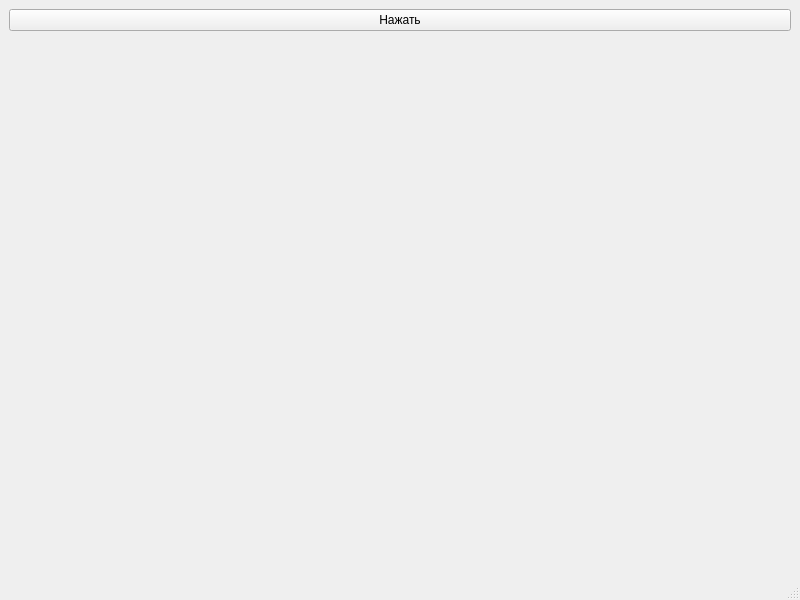
<?xml version="1.0" encoding="UTF-8"?>
<ui version="4.0">
 <class>MainWindow</class>
 <widget class="QMainWindow" name="MainWindow">
  <property name="geometry">
   <rect>
    <x>0</x>
    <y>0</y>
    <width>800</width>
    <height>600</height>
   </rect>
  </property>
  <property name="windowTitle">
   <string>yellow</string>
  </property>
  <widget class="QWidget" name="centralwidget">
   <layout class="QHBoxLayout" name="horizontalLayout">
    <item>
     <layout class="QVBoxLayout" name="verticalLayout">
      <item>
       <widget class="QPushButton" name="pushButton">
        <property name="text">
         <string>Нажать</string>
        </property>
       </widget>
      </item>
      <item>
       <widget class="QLabel" name="label">
        <property name="text">
         <string/>
        </property>
       </widget>
      </item>
     </layout>
    </item>
   </layout>
  </widget>
  <widget class="QMenuBar" name="menubar">
   <property name="geometry">
    <rect>
     <x>0</x>
     <y>0</y>
     <width>800</width>
     <height>21</height>
    </rect>
   </property>
  </widget>
  <widget class="QStatusBar" name="statusbar"/>
 </widget>
 <resources/>
 <connections/>
</ui>
